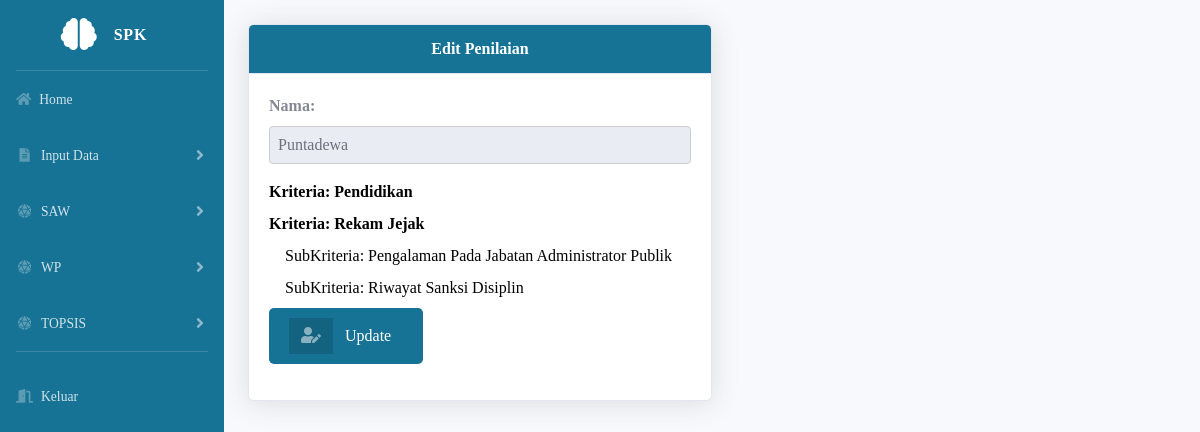
The app's page /dashboard.php?url=editpenilaian&id_alternatif=1 (signed in) with its own data.
### tables this page shows
CREATE TABLE `Alternatif` (
  `id_alternatif` int(11) NOT NULL,
  `nama_alternatif` varchar(255) NOT NULL,
  `status_alternatif` enum('0','1') NOT NULL DEFAULT '1'
);

CREATE TABLE `Kriteria` (
  `id_kriteria` int(11) NOT NULL,
  `nama_kriteria` varchar(255) NOT NULL,
  `tipe_kriteria` enum('benefit','cost') DEFAULT NULL,
  `sub_kriteria` enum('0','1') NOT NULL DEFAULT '0'
);

CREATE TABLE `SubKriteria` (
  `id_subkriteria` int(11) NOT NULL,
  `id_kriteria` int(11) DEFAULT NULL,
  `nama_subkriteria` varchar(255) NOT NULL,
  `tipe_subkriteria` enum('benefit','cost') NOT NULL
);

### editpenilaian.php (the view, shortened to what this page needs)
<!DOCTYPE html>
<html lang="en">
<head>
</head>
<body id="page-top">
    <br>
    <div class="card shadow" style="width: 50%;">
        <div class="card-header m-0 font-weight-bold" style="text-align: center; background-color: #167395; color: white">Edit Penilaian</div>
        <div class="card-body">
            <form action="updatepenilaian.php" method="post" class="form-horizontal" enctype="multipart/form-data">
                <div class="form-group cols-sm-6">
                    <?php
                    require 'config/koneksi.php';
                    $id_alternatif = isset($_GET['id_alternatif']) ? $_GET['id_alternatif'] : '';
                    $sql_alternatif = mysqli_query($conn, "SELECT * FROM alternatif WHERE id_alternatif='$id_alternatif'");
                    $alternatif = mysqli_fetch_assoc($sql_alternatif);
                    ?>
                    <div class="form-group cols-sm-6">
                        <label><strong>Nama:</strong></label>
                        <input type="text" class="form-control" value="<?php echo $alternatif['nama_alternatif']; ?>" readonly>
                    </div>
                    <?php
                    $sql_kriteria = "
                        SELECT k.id_kriteria, k.nama_kriteria, sk.id_subkriteria, sk.nama_subkriteria
                        FROM Kriteria k
                        LEFT JOIN SubKriteria sk ON k.id_kriteria = sk.id_kriteria
                        ORDER BY k.id_kriteria, sk.id_subkriteria
                    ";
                    $result_kriteria = $conn->query($sql_kriteria);
                    if ($result_kriteria->num_rows > 0) {
                        $current_kriteria = "";
                        $current_subkriteria = "";
                        while ($row_kriteria = $result_kriteria->fetch_assoc()) {
                            if ($current_kriteria != $row_kriteria['nama_kriteria']) {
                                echo "<label style='color: black'><strong>Kriteria: " . $row_kriteria['nama_kriteria'] . "</strong></label><br>";
                                $current_kriteria = $row_kriteria['nama_kriteria'];
                                $current_subkriteria = "";
                            }
                            if (!is_null($row_kriteria['id_subkriteria']) && $current_subkriteria != $row_kriteria['nama_subkriteria']) {
                                echo "<label style='color: black'>&nbsp;&nbsp;&nbsp;&nbsp;SubKriteria: " . $row_kriteria['nama_subkriteria'] . "</label><br>";
                                $current_subkriteria = $row_kriteria['nama_subkriteria'];
                            }
                        }
                    } else {
                        echo "Tidak ada data kriteria.";
                    }
                    ?>
                    <div class="form-group cols-sm-6">
                        <button type="submit" name="edit" class="btn btn-secondary btn-icon-split" style="background-color: #167395;">
                            <span class="icon text-white-50">
                                <i class="fas fa-user-edit"></i>
                            </span>
                            <span class="text">Update</span>
                        </button>
                    </div>
            </form>
        </div>
    </div>
</body>
</html>

### editpenilaian.php (style rules this page uses)
body { font-family: "Verdana"; }
.form-control { margin-bottom: 15px; padding: 8px; width: 100%; border: 1px solid #ccc; border-radius: 4px; }
.btn { padding: 10px 20px; border-radius: 5px; border: none; color: white; cursor: pointer; }

### records on screen
alternatif: nama_alternatif "Puntadewa"
kriteria: nama_kriteria "Pendidikan"
subkriteria: id_kriteria.nama_kriteria "Rekam Jejak", nama_subkriteria "Pengalaman Pada Jabatan Administrator Publik"
subkriteria: nama_subkriteria "Riwayat Sanksi Disiplin"
